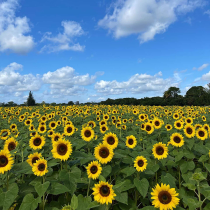
#> input picture a2images/the_berry_farms_sunflower_field.jpeg, 210 x 210 px, shrunk from 1440 x 1440 before the run
$ jupyter execute blob1.ipynb
#> lines starting #> are read from the running program, lines starting #| are printed output that depends on the picture
#> in main, im is the input picture: shape (210, 210, 3); mean B, G, R 119.8, 125.3, 100.4
[cell 1]
import cv2 as cv
import numpy as np
import matplotlib.pyplot as plt
from scipy.ndimage import maximum_filter

IMG_PATH     = 'a2images/the_berry_farms_sunflower_field.jpeg'
SIGMA_MIN    = 2
SIGMA_MAX    = 20.0
N_SCALES     = 25
THRESH_LOG   = 0.45
THRESH_DOG   = 0.45
BRIGHT_BLOBS = False
N_LARGEST    = 5

[cell 2]
# ---------------- channels ----------------
def to_gray_channel(im_bgr):
    return cv.cvtColor(im_bgr, cv.COLOR_BGR2GRAY).astype(np.float64) / 255.0
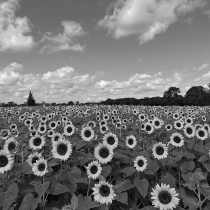
#> returned value: shape (210, 210) float64; min 0.0196, max 0.984, mean 0.46


def to_yellow_channel(im_bgr):
    f = im_bgr.astype(np.float64) / 255.0
    b, g, r = f[..., 0], f[..., 1], f[..., 2]
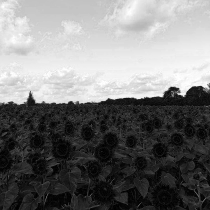
#> b: shape (210, 210) float64; min 0, max 1, mean 0.47
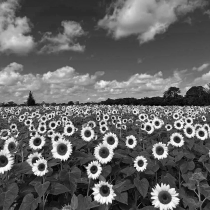
#> r: shape (210, 210) float64; min 0.00784, max 1, mean 0.394
    y = np.minimum(r, g) - b                      # strong only for yellow pixels
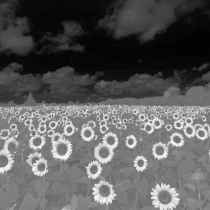
#> y: shape (210, 210) float64; min -0.643, max 0.882, mean -0.0957; drawn with min black and max white
    lo, hi = np.percentile(y, 1), np.percentile(y, 99)
#> lo = -0.624; hi = 0.757
    return np.clip((y - lo) / (hi - lo + 1e-9), 0.0, 1.0)

[cell 3]
def extrema_3d(resp, thr, bright=True):
    r = -resp if bright else resp
    is_max = (r == maximum_filter(r, size=(3, 3, 3)))
    keep = is_max & (r > thr * r.max())
    keep[0] = False
    keep[-1] = False
    k, y, x = np.nonzero(keep)
    return k, y, x, r[k, y, x]


def suppress_overlaps(blobs):
    """Keep the strongest blob; drop any blob whose circle touches a kept circle.
    Two circles are separate only if centre distance >= r1 + r2  -> no overlap at all."""
    kept = []
    for x, y, s, resp in sorted(blobs, key=lambda b: -b[3]):
        r = np.sqrt(2) * s
        if all(np.hypot(x - xk, y - yk) >= r + np.sqrt(2) * sk
               for xk, yk, sk, _ in kept):
            kept.append((x, y, s, resp))
    return kept


# ---------------- Method 1: Laplacian of Gaussian ----------------
def laplacian_kernel(sigma):
    half = int(np.ceil(4 * sigma))
    ax = np.arange(-half, half + 1, dtype=np.float64)
    xx, yy = np.meshgrid(ax, ax)
    r2 = xx ** 2 + yy ** 2
    k = -(1.0 / (np.pi * sigma ** 4)) * (1.0 - r2 / (2 * sigma ** 2)) * np.exp(-r2 / (2 * sigma ** 2))
    return k - k.mean()


def method_laplacian(chan, sigmas):
    stack = np.stack([(s ** 2) * cv.filter2D(chan, cv.CV_64F, laplacian_kernel(s),
                                             borderType=cv.BORDER_REFLECT) for s in sigmas])
    k, y, x, resp = extrema_3d(stack, THRESH_LOG, BRIGHT_BLOBS)
    blobs = [(int(xi), int(yi), float(sigmas[ki]), float(v)) for ki, yi, xi, v in zip(k, y, x, resp)]
    return suppress_overlaps(blobs)

[cell 4]
# ---------------- Method 2: Difference of Gaussians ----------------
def method_scale_space(chan, sigmas_edges):
    gauss = [cv.GaussianBlur(chan, (0, 0), s) for s in sigmas_edges]
    dog = np.stack([gauss[i + 1] - gauss[i] for i in range(len(gauss) - 1)])
    sig_level = np.sqrt(sigmas_edges[:-1] * sigmas_edges[1:])
    k, y, x, resp = extrema_3d(dog, THRESH_DOG, BRIGHT_BLOBS)
    blobs = [(int(xi), int(yi), float(sig_level[ki]), float(v)) for ki, yi, xi, v in zip(k, y, x, resp)]
    return suppress_overlaps(blobs), sig_level


def report(name, blobs):
    print(f'\n=== {name} ===')
    print(f'blobs detected: {len(blobs)}')
    print(f'{"rank":>4} {"x":>6} {"y":>6} {"sigma":>8} {"radius":>8}')
    for i, (x, y, s, _) in enumerate(sorted(blobs, key=lambda b: -b[2])[:N_LARGEST], 1):
        print(f'{i:>4} {x:>6} {y:>6} {s:>8.2f} {np.sqrt(2) * s:>8.2f}')


def draw(ax, im_rgb, blobs, title):
    ax.imshow(im_rgb)
    for x, y, s, _ in blobs:
        ax.add_patch(plt.Circle((x, y), np.sqrt(2) * s, color='r', fill=False, lw=1.0))
    ax.set_title(f'{title}\n{len(blobs)} blobs')
    ax.axis('off')


# ---------------- main ----------------
def main(img=None):
    im = img if img is not None else cv.imread(IMG_PATH, cv.IMREAD_REDUCED_COLOR_4)
    if im is None:
        raise FileNotFoundError(IMG_PATH)
    im_rgb = cv.cvtColor(im, cv.COLOR_BGR2RGB)

    channels = {'Grayscale': to_gray_channel(im), 'Yellow scale': to_yellow_channel(im)}

    sigmas = np.geomspace(SIGMA_MIN, SIGMA_MAX, N_SCALES)
    k = (SIGMA_MAX / SIGMA_MIN) ** (1.0 / N_SCALES)
    sig_edges = SIGMA_MIN * k ** np.arange(N_SCALES + 1)

    # row 0: the channel images, row 1: LoG blobs, row 2: DoG blobs
    fig, axs = plt.subplots(3, 2, figsize=(14, 18))
    for col, (name, chan) in enumerate(channels.items()):
        cv.imwrite(f'q1_{name.split()[0].lower()}_channel.png', (chan * 255).astype(np.uint8))

        blobs_log = method_laplacian(chan, sigmas)
        blobs_dog, _ = method_scale_space(chan, sig_edges)
        report(f'{name} - Laplacian of Gaussian', blobs_log)
        report(f'{name} - Difference of Gaussians', blobs_dog)

        axs[0, col].imshow(chan, cmap='gray' if name == 'Grayscale' else 'YlOrBr')
        axs[0, col].set_title(f'{name} image (input to detector)')
        axs[0, col].axis('off')
        draw(axs[1, col], im_rgb, blobs_log, f'{name} + Laplacian (LoG)')
        draw(axs[2, col], im_rgb, blobs_dog, f'{name} + DoG scale-space')
#> this loop made 2 passes
#> (col, name) on passes 1 to 2: (0, 'Grayscale'), (1, 'Yellow scale')
#> (printed output is left out)

    plt.tight_layout()
    plt.savefig('q1_result.png', dpi=120)
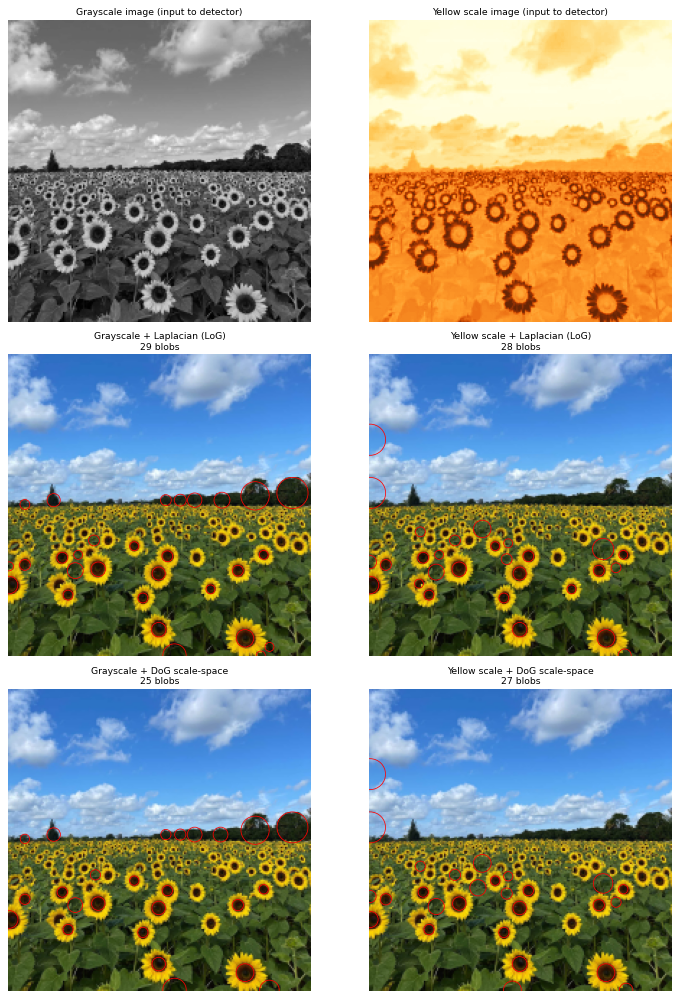
#> figure drawn by matplotlib, 6 panels
    plt.show()


if __name__ == '__main__':
    main()

$ run again, with a2images/001.jpg copied over a2images/the_berry_farms_sunflower_field.jpeg
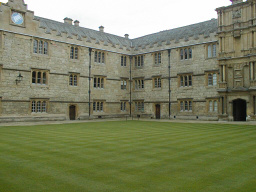
#> input picture a2images/001.jpg, 256 x 192 px
#> in main, im is the input picture: shape (192, 256, 3); mean B, G, R 98.3, 130.5, 125
#> in to_yellow_channel, `y = np.minimum(r, g) - b`:
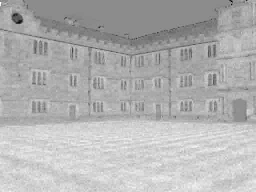
#> y: shape (192, 256) float64; min -0.369, max 0.302, mean 0.101; drawn with min black and max white
#> lo = -0.0627; hi = 0.231
#> in to_yellow_channel, `return np.clip((y - lo) / (hi - lo + 1e-9), 0.0, 1.0)`:
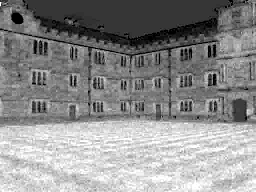
#> returned value: shape (192, 256) float64; min 0, max 1, mean 0.556
#> the loop in main, `for col, (name, chan) in enumerate(channels.items()):` made 2 passes
#> (col, name) on pass 1: (0, 'Grayscale')
#> (printed output is left out)

$ run again, with a2images/wadham.jpg copied over a2images/the_berry_farms_sunflower_field.jpeg
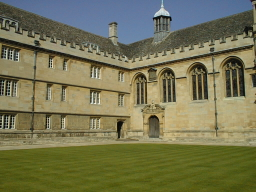
#> input picture a2images/wadham.jpg, 256 x 192 px
#> in main, im is the input picture: shape (192, 256, 3); mean B, G, R 83.1, 116.5, 117.6
#> in to_yellow_channel, `b, g, r = f[..., 0], f[..., 1], f[..., 2]`:
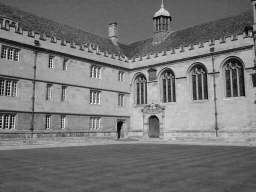
#> r: shape (192, 256) float64; min 0, max 0.961, mean 0.461
#> in to_yellow_channel, `y = np.minimum(r, g) - b`:
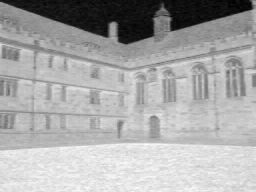
#> y: shape (192, 256) float64; min -0.278, max 0.314, mean 0.114; drawn with min black and max white
#> lo = -0.255; hi = 0.282
#> the loop in main, `for col, (name, chan) in enumerate(channels.items()):` made 2 passes
#> (col, name) on pass 1: (0, 'Grayscale')
#> (printed output is left out)
